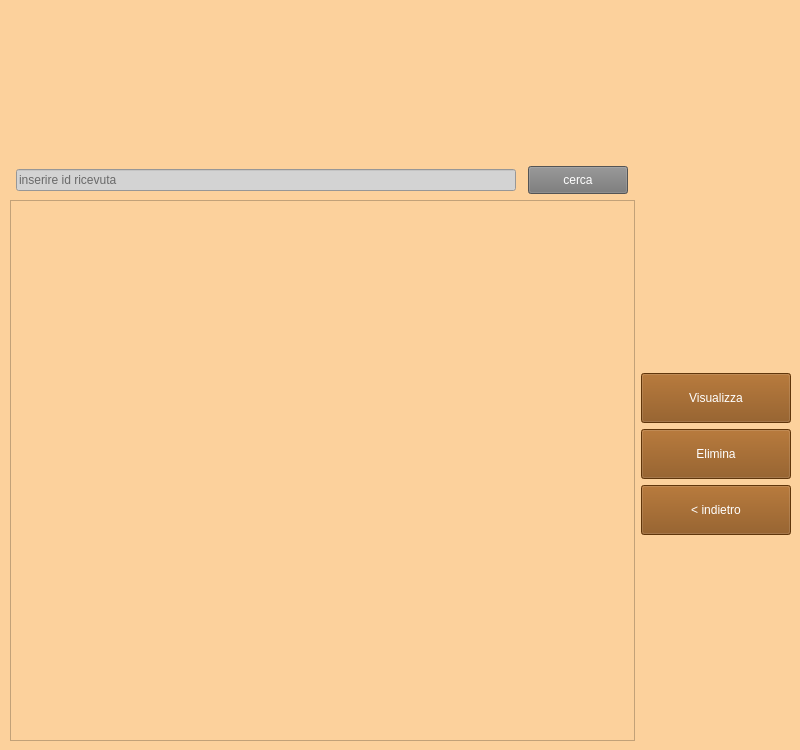
<?xml version="1.0" encoding="UTF-8"?>
<ui version="4.0">
 <class>Form</class>
 <widget class="QWidget" name="Form">
  <property name="geometry">
   <rect>
    <x>0</x>
    <y>0</y>
    <width>800</width>
    <height>750</height>
   </rect>
  </property>
  <property name="minimumSize">
   <size>
    <width>800</width>
    <height>750</height>
   </size>
  </property>
  <property name="maximumSize">
   <size>
    <width>800</width>
    <height>750</height>
   </size>
  </property>
  <property name="windowTitle">
   <string>Cassiere-Gestione ricevute</string>
  </property>
  <property name="styleSheet">
   <string notr="true">background-color: #FCD19C</string>
  </property>
  <widget class="QWidget" name="verticalLayoutWidget_2">
   <property name="geometry">
    <rect>
     <x>10</x>
     <y>10</y>
     <width>781</width>
     <height>731</height>
    </rect>
   </property>
   <layout class="QVBoxLayout" name="verticalLayout_6">
    <item>
     <layout class="QHBoxLayout" name="horizontalLayout_4">
      <item>
       <widget class="QLabel" name="label_2">
        <property name="minimumSize">
         <size>
          <width>150</width>
          <height>150</height>
         </size>
        </property>
        <property name="maximumSize">
         <size>
          <width>150</width>
          <height>150</height>
         </size>
        </property>
        <property name="text">
         <string/>
        </property>
        <property name="pixmap">
         <pixmap>../../Logo_bowling.png</pixmap>
        </property>
        <property name="scaledContents">
         <bool>true</bool>
        </property>
       </widget>
      </item>
     </layout>
    </item>
    <item>
     <layout class="QHBoxLayout" name="horizontalLayout_5">
      <item>
       <layout class="QVBoxLayout" name="verticalLayout_7">
        <item>
         <layout class="QHBoxLayout" name="horizontalLayout_6">
          <item>
           <widget class="QLineEdit" name="ricercaText">
            <property name="enabled">
             <bool>true</bool>
            </property>
            <property name="minimumSize">
             <size>
              <width>500</width>
              <height>22</height>
             </size>
            </property>
            <property name="maximumSize">
             <size>
              <width>500</width>
              <height>22</height>
             </size>
            </property>
            <property name="styleSheet">
             <string notr="true">background: lightgrey;color: black</string>
            </property>
            <property name="inputMask">
             <string/>
            </property>
            <property name="text">
             <string/>
            </property>
            <property name="frame">
             <bool>true</bool>
            </property>
            <property name="placeholderText">
             <string>inserire id ricevuta</string>
            </property>
           </widget>
          </item>
          <item>
           <widget class="QPushButton" name="cercaButton">
            <property name="minimumSize">
             <size>
              <width>100</width>
              <height>28</height>
             </size>
            </property>
            <property name="maximumSize">
             <size>
              <width>100</width>
              <height>28</height>
             </size>
            </property>
            <property name="styleSheet">
             <string notr="true">color: white;  background-color: #757575</string>
            </property>
            <property name="text">
             <string>cerca</string>
            </property>
           </widget>
          </item>
         </layout>
        </item>
        <item>
         <widget class="QListWidget" name="ricevuteList">
          <property name="styleSheet">
           <string notr="true">color: black</string>
          </property>
         </widget>
        </item>
       </layout>
      </item>
      <item>
       <layout class="QVBoxLayout" name="verticalLayout_8" stretch="0,0,0,0">
        <property name="sizeConstraint">
         <enum>QLayout::SetFixedSize</enum>
        </property>
        <item>
         <layout class="QVBoxLayout" name="verticalLayout_9"/>
        </item>
        <item>
         <spacer name="verticalSpacer_5">
          <property name="orientation">
           <enum>Qt::Vertical</enum>
          </property>
          <property name="sizeHint" stdset="0">
           <size>
            <width>20</width>
            <height>40</height>
           </size>
          </property>
         </spacer>
        </item>
        <item>
         <layout class="QVBoxLayout" name="verticalLayout_10">
          <item>
           <widget class="QPushButton" name="visualizzaButton">
            <property name="minimumSize">
             <size>
              <width>150</width>
              <height>50</height>
             </size>
            </property>
            <property name="maximumSize">
             <size>
              <width>150</width>
              <height>50</height>
             </size>
            </property>
            <property name="styleSheet">
             <string notr="true">color: white;  background-color: #874B0F</string>
            </property>
            <property name="text">
             <string>Visualizza</string>
            </property>
           </widget>
          </item>
          <item>
           <widget class="QPushButton" name="eliminaButton">
            <property name="minimumSize">
             <size>
              <width>150</width>
              <height>50</height>
             </size>
            </property>
            <property name="maximumSize">
             <size>
              <width>150</width>
              <height>50</height>
             </size>
            </property>
            <property name="styleSheet">
             <string notr="true">color: white;  background-color: #874B0F</string>
            </property>
            <property name="text">
             <string>Elimina</string>
            </property>
           </widget>
          </item>
          <item>
           <widget class="QPushButton" name="indietroButton">
            <property name="minimumSize">
             <size>
              <width>150</width>
              <height>50</height>
             </size>
            </property>
            <property name="maximumSize">
             <size>
              <width>150</width>
              <height>50</height>
             </size>
            </property>
            <property name="styleSheet">
             <string notr="true">color: white;  background-color: #874B0F</string>
            </property>
            <property name="text">
             <string>&lt; indietro</string>
            </property>
           </widget>
          </item>
         </layout>
        </item>
        <item>
         <spacer name="verticalSpacer_6">
          <property name="orientation">
           <enum>Qt::Vertical</enum>
          </property>
          <property name="sizeHint" stdset="0">
           <size>
            <width>20</width>
            <height>40</height>
           </size>
          </property>
         </spacer>
        </item>
       </layout>
      </item>
     </layout>
    </item>
   </layout>
  </widget>
 </widget>
 <resources/>
 <connections/>
</ui>
